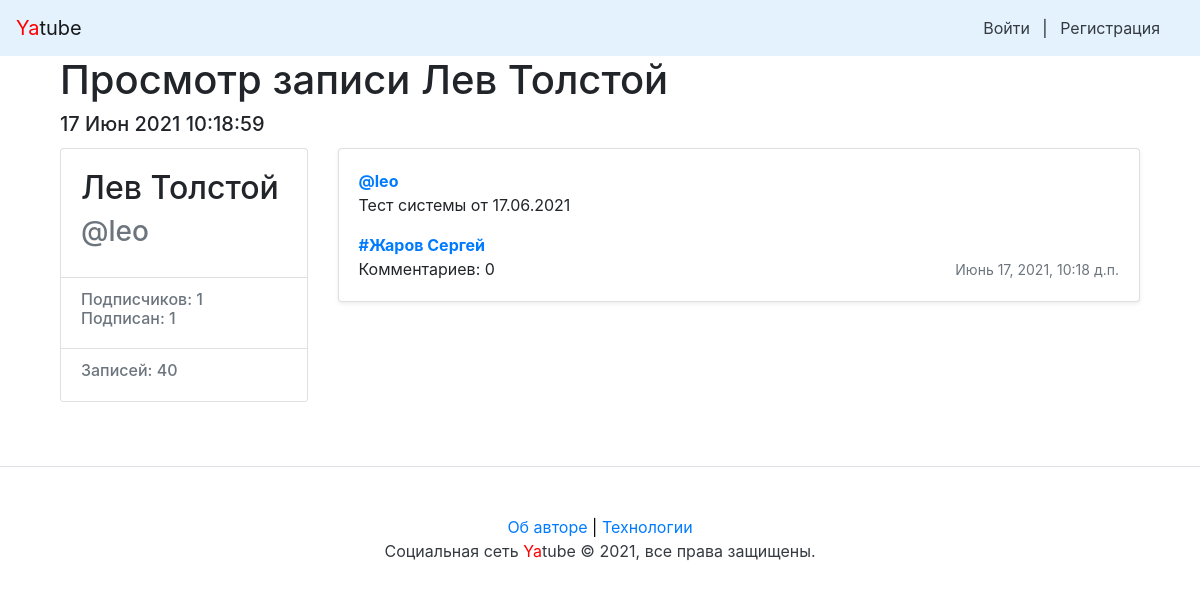
Before: /leo/60/ with the older database file.
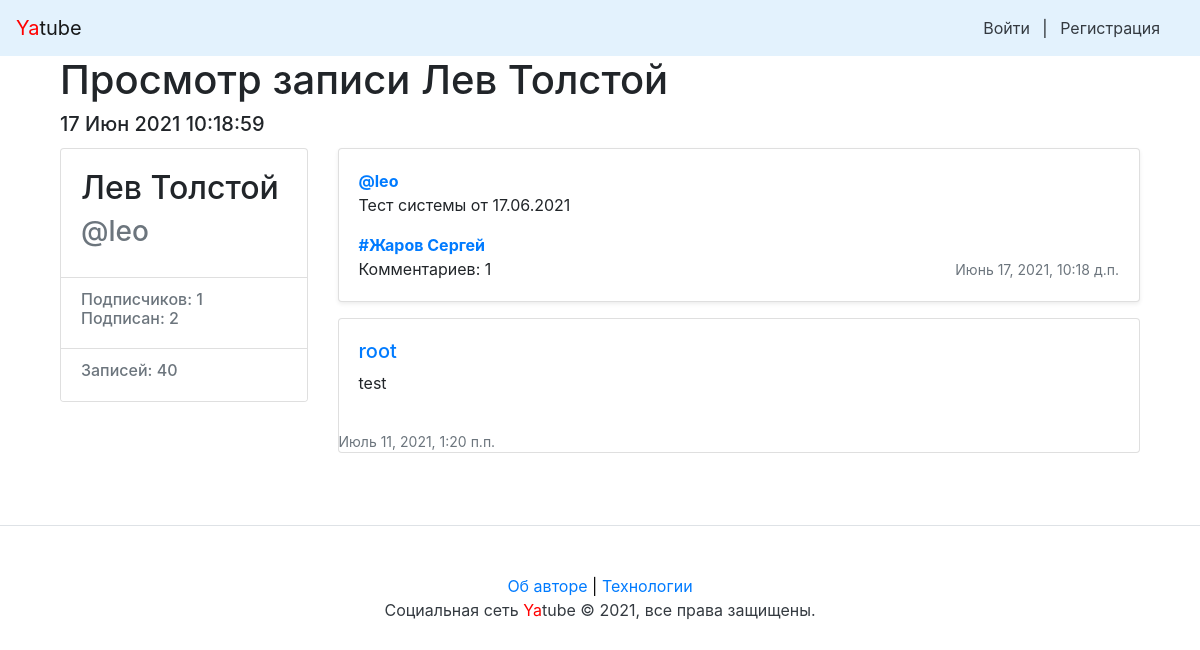
After: the same page with the newer database file.
### posts/models.py (models this page shows, shortened)
class Post(models.Model):
    text = models.TextField(
        verbose_name='Текст',
        help_text='Текст вашего поста.',
    )
    pub_date = models.DateTimeField(
        auto_now_add=True,
        verbose_name='Дата публикации',
    )
    author = models.ForeignKey(
        User,
        on_delete=models.CASCADE,
        verbose_name='Автор',
        related_name='posts',
    )
    group = models.ForeignKey(
        Group,
        blank=True,
        null=True,
        on_delete=models.SET_NULL,
        verbose_name='Группа',
        related_name='posts',
        help_text=('Тематическая группа. Группы создают администраторы. '
                   'Можно не выбирать.')
    )
    image = models.ImageField(
        upload_to='posts/',
        verbose_name='Изображение',
        blank=True,
        null=True,
        help_text='Загрузите изображение',
    )
    class Meta:
        verbose_name = 'Пост'
        verbose_name_plural = 'Посты'
        ordering = ('-pub_date',)

class Group(models.Model):
    title = models.CharField(
        max_length=200,
        unique=True,
        verbose_name='Имя группы',
        help_text=('Название тематической группы. Обязательно к заполнению. '
                   'Применяется для автоматического заполнения slug адреса')
    )
    slug = models.SlugField(
        unique=True,
        verbose_name='Адрес группы',
        help_text=('Адрес по которому можно будет обратиться и посмотреть '
                   'записи в группе. Можно не выбирать. Есть автозаполнение.')
    )
    description = models.TextField(
        blank=True,
        verbose_name='Описание',
        help_text='Тема групп. Можно не выбирать.',
    )
    class Meta:
        verbose_name = 'Группа'
        verbose_name_plural = 'Группы'
        ordering = ('title',)

class Comment(models.Model):
    post = models.ForeignKey(
        Post,
        on_delete=models.CASCADE,
        verbose_name='Пост',
        related_name='comments',
    )
    author = models.ForeignKey(
        User,
        on_delete=models.CASCADE,
        verbose_name='Автор',
        related_name='comments',
    )
    text = models.TextField(
        verbose_name='Текст',
        help_text='Текст вашего комментария.',
    )
    created = models.DateTimeField(
        auto_now_add=True,
        verbose_name='Дата публикации',
    )
    class Meta:
        verbose_name = 'Комментарий'
        verbose_name_plural = 'Комментарии'
        ordering = ('-created',)

### posts/views.py (the view)
# urls.py: path('<str:username>/<int:post_id>/', views.post_view, name='post'),
def post_view(request, username, post_id):
    post = get_object_or_404(Post, pk=post_id, author__username=username)
    form = CommentForm(request.GET or None)
    context = {'form': form, 'post': post}
    return render(request, 'posts/post.html', context)

### yatube/context_processors.py (called while the page is built)
def year(request):
    year = dt.today().year
    return {
        'year': year
    }

### templates/posts/post.html (shortened to what this page needs)
{% extends "base.html" %}
{% block header %}
  Просмотр записи {{ post.author.get_full_name }}
  <h5>{{ post.pub_date|date:"d M Y H:i:s" }}</h5>
{% endblock %}
{% block content %}
  <div class="row">
    {% include "includes/author_card.html" with author=post.author %}
    <div class="col-md-9">
      {% include "includes/post_item.html" with add_comment=False %}
      {% include "includes/comments.html" with comments=post.comments.all %}
    </div>
  </div>
{% endblock %}

### templates/includes/author_card.html (shortened to what this page needs)
<div class="col-md-3 mb-3 mt-1">
  <div class="card">
    <div class="card-body">
      <div class="h2">
        {{ author.get_full_name }}
      </div>
      <div class="h3 text-muted">
        @{{ author.username }}
      </div>
    </div>
    <ul class="list-group list-group-flush">
      <li class="list-group-item">
        <div class="h6 text-muted">
          Подписчиков: {{ author.following.count }} <br>
          Подписан: {{ author.follower.count }}
        </div>
      </li>
      <li class="list-group-item">
        <div class="h6 text-muted">
          Записей: {{ author.posts.count }}
        </div>
      </li>
    </ul>
  </div>
</div>

### templates/includes/post_item.html (shortened to what this page needs)
<div class="card mb-3 mt-1 shadow-sm">
  {% load thumbnail %}
  <div class="card-body">
    <p class="card-text">
      <a name="post_{{ post.id }}" href="{% url 'profile' post.author.username %}">
        <strong class="d-block text-gray-dark">@{{ post.author }}</strong>
      </a>
      {{ post.text|linebreaksbr }}
    </p>
    {% if post.group %}
      <a class="card-link muted" href="{% url 'group' post.group.slug %}">
        <strong class="d-block text-gray-dark">#{{ post.group.title }}</strong>
      </a>
    {% endif %}
    <div class="d-flex justify-content-between align-items-center">
      <div class="btn-group">
        {% if page %}
          {% if post.comments.exists %}
            <a class="btn btn-sm btn-link" href="{% url 'post' post.author.username post.id %}" role="button">Комментариев: {{ post.comments.count }}</a>
          {% else %}
            {% if user.is_authenticated %}
              <a class="btn btn-sm btn-primary" href="{% url 'post' post.author.username post.id %}" role="button">
                Добавить комментарий
              </a>
            {% else %}
              <a class="btn btn-sm btn-link" href="{% url 'post' post.author.username post.id %}" role="button">Нет комментариев, открыть пост</a>
            {% endif %}
          {% endif %}
        {% else %}
          Комментариев: {{ post.comments.count }}
        {% endif %}
      </div>
      <small class="text-muted">{{ post.pub_date }}</small>
    </div>
  </div>
</div>

### templates/includes/comments.html (shortened to what this page needs)
{% load user_filters %}
{% for item in comments %}
  <div class="media card mb-4">
    <div class="media-body card-body">
      <h5 class="mt-0">
        <a
          href="{% url 'profile' item.author.username %}"
          name="comment_{{ item.id }}"
        >{{ item.author.username }}</a>
      </h5>
      <p>{{ item.text|linebreaksbr }}</p>
    </div>
    <small class="text-muted text-right">{{ item.created }}</small>
  </div>
{% endfor %}

Changed rows visible on the page:
computed for Post "Лев Толстой": comments.count "0" → "1"
added Comment: author.username "root", text "test", created "Июль 11, 2021, 1:20 п.п."
Other visible differences:
{{ author.follower.count }}: "1" → "2"
